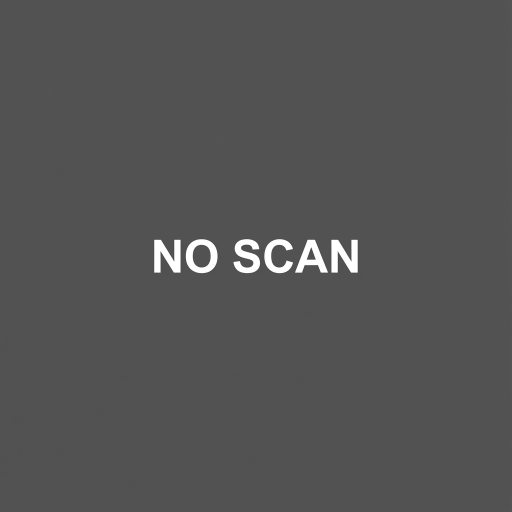
#> input picture ut_vfx/gui/tabs/vfx_dashboard_pro/assets/placeholder.png, 1024 x 1024 px (shown at 1/2 size)
$ python -i metadata_engine.py   (imports and definitions only)
#> lines starting #> are read from the running program, lines starting #| are printed output that depends on the picture
### ut_vfx/utils/resource_manager.py
"""
Resource management utilities for UT_VFX Production tool.
Fixed for PyInstaller --onedir mode with subfolders.
"""
import sys
import os
from pathlib import Path
import logging
from shutil import which

class ResourcePathManager:
    """Manages resource paths for both development and .exe distribution."""

    @staticmethod
    def get_resource_path(relative_path: str) -> Path:
        """
        Get absolute path to resource.
        Handles:
        1. Dev mode (running .py)
        2. PyInstaller --onefile (sys._MEIPASS)
        3. PyInstaller --onedir (sys.executable folder)
        """
        try:
            # 1. PyInstaller --onefile mode OR --onedir (PyInstaller 6+ uses _internal)
            # Both set _MEIPASS. In onedir, it points to _internal.
            if hasattr(sys, '_MEIPASS'):
                base_path = Path(sys._MEIPASS)

                # Check 1: Nested in 'ut_vfx' (e.g. icons) under internal
                p1 = base_path / "ut_vfx" / relative_path
                if p1.exists(): return p1

                # Check 2: Direct under internal (e.g. bundled libs)
                p2 = base_path / relative_path
                if p2.exists(): return p2

                # Check 3: Fallback to Install Root (sibling to .exe)
                # This fixes the issue where bins are in root, but _MEIPASS points to _internal
                exe_root = Path(sys.executable).parent
                p3 = exe_root / relative_path
                if p3.exists(): return p3

                # If specifically looking for bin/ffmpeg, checks root/bin/ffmpeg.exe
                if "bin" in relative_path:
                    p4 = exe_root / "bin" / Path(relative_path).name
                    if p4.exists(): return p4

                # Default to _MEIPASS if nothing found, to let caller handle failure
                return p2

            # 2. PyInstaller --onedir mode
            if getattr(sys, 'frozen', False):
                base_path = Path(sys.executable).parent
                # Your batch file puts resources in 'ut_vfx/icons', check that first
                if (base_path / "ut_vfx" / relative_path).exists():
                    return base_path / "ut_vfx" / relative_path
                return base_path / relative_path

            # 3. Development mode
            # Assumes this file is in ut_vfx/utils/
            return Path(__file__).parent.parent / relative_path

        except Exception as e:
            logging.exception(f"Error resolving path: {e}")
            return Path(".") / relative_path

    # [13 lines left out: functions get_icons_dir, get_stylesheet, not called in this run]

    @staticmethod
    def get_ffmpeg_path() -> str:
        """Resolve ffmpeg from env override, bundled path, local cache, or system PATH."""
        return ResourcePathManager.resolve_tool_path("ffmpeg")

    @staticmethod
    def get_ffprobe_path() -> str:
        """Resolve ffprobe from env override, bundled path, local cache, or system PATH."""
        resolved = ResourcePathManager.resolve_tool_path("ffprobe", fallback_to_name=False)
        if resolved:
            return resolved

        ffmpeg = ResourcePathManager.get_ffmpeg_path()
        ffmpeg_path = Path(ffmpeg)
        if ffmpeg_path.exists():
            sibling_name = ResourcePathManager._tool_binary_name("ffprobe")
            sibling = ffmpeg_path.parent / sibling_name
            if sibling.exists():
                return str(sibling)

        return "ffprobe"

    @staticmethod
    def resolve_tool_path(tool_name: str, fallback_to_name: bool = True) -> str:
        """Resolve executable path for a CLI tool with predictable fallback order."""
#> called with tool_name = 'ffmpeg', fallback_to_name = True
        for candidate in ResourcePathManager._tool_candidates(tool_name):
            try:
                if candidate.exists():
                    return str(candidate)
            except OSError:
                continue

        tool_cmd = ResourcePathManager._tool_binary_name(tool_name)
        if which(tool_cmd):
            return tool_cmd
        if fallback_to_name:
            return tool_cmd
        return ""

    # [4 lines left out: function describe_tool_search, not called in this run]

    @staticmethod
    def _tool_binary_name(tool_name: str) -> str:
        if os.name == "nt" and not str(tool_name).lower().endswith(".exe"):
            return f"{tool_name}.exe"
        return tool_name

    @staticmethod
    def _local_tool_dir() -> Path:
        if os.name == "nt":
            root = os.getenv("LOCALAPPDATA")
            if root:
                return Path(root) / "UTVFX" / "bin"
            return Path.home() / "AppData" / "Local" / "UTVFX" / "bin"
        return Path.home() / ".ut_vfx" / "bin"

    @staticmethod
    def _tool_candidates(tool_name: str):
        tool_bin = ResourcePathManager._tool_binary_name(tool_name)
        env_key = f"UTVFX_{tool_name.upper()}_PATH"
        env_value = os.getenv(env_key, "").strip()
        if env_value:
            yield Path(env_value)

        yield ResourcePathManager.get_resource_path(f"bin/{tool_bin}")
        yield ResourcePathManager._local_tool_dir() / tool_bin

### ut_vfx/core/domain/metadata_engine.py
import os
import json
import cv2
import logging
import re
import subprocess
import numpy as np
from pathlib import Path

from ut_vfx.utils.resource_manager import ResourcePathManager
from ut_vfx.utils.media_capabilities import IMAGE_EXTENSIONS
from shutil import which

class ProxyManagerMeta:
    def __init__(self):
        self.ffmpeg_path = ResourcePathManager.get_ffmpeg_path()
        self.ffprobe_path = ResourcePathManager.get_ffprobe_path()
        if not self._tool_available(self.ffmpeg_path):
            self.ffmpeg_path = None
        if not self._tool_available(self.ffprobe_path):
            self.ffprobe_path = None

    @staticmethod
    def _tool_available(tool_path: str) -> bool:
        if not tool_path:
            return False
        path = Path(str(tool_path))
        if path.exists():
            return True
        return which(str(tool_path)) is not None

proxy_manager_meta = ProxyManagerMeta()

class SmartMetadataManager:
    _FFPROBE_TIMEOUT_SEC = max(10, int(os.getenv("UTVFX_FFPROBE_TIMEOUT", "15")))
    _FFMPEG_FALLBACK_TIMEOUT_SEC = max(5, int(os.getenv("UTVFX_FFMPEG_PROBE_TIMEOUT", "12")))

    # [249 lines left out: functions classify_category, get_smart_tags, extract_tech_metadata, format_resolution, not called in this run]

    @staticmethod
    def extract_visual_tags(thumb_path: str):
        """
        Analyzes the thumbnail to generate smart visual tags.
        Returns a list of tags: ['Bright', 'Dark', 'Warm', 'Cold', 'Green Screen', 'Blue Screen']
        """
        if not thumb_path or not os.path.exists(thumb_path):
            return []

        tags = []
        try:
            # Read image (UNICODE SAFE)
            # cv2.imread fails on non-ASCII paths. Use numpy fromfile + imdecode.
            stream = np.fromfile(str(thumb_path), dtype=np.uint8)
            img = cv2.imdecode(stream, cv2.IMREAD_COLOR)
#> img is the input picture: shape (1024, 1024, 3); mean B, G, R 84, 84, 84
            if img is None: return []

            # Resize to small 64x64 for speed
            img = cv2.resize(img, (64, 64), interpolation=cv2.INTER_AREA)
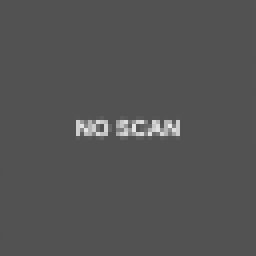
#> img: shape (64, 64, 3) (shown 4 times larger); mean B, G, R 84, 84, 84

            # Convert to HSV
            hsv = cv2.cvtColor(img, cv2.COLOR_BGR2HSV)
#> hsv: shape (64, 64, 3); mean H, S, V 0.1, 0, 84
            h, s, v = cv2.split(hsv)
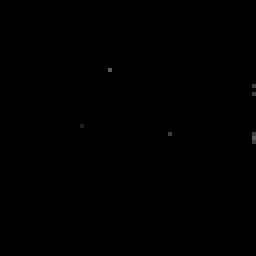
#> h: shape (64, 64) (shown 4 times larger); min 0, max 90, mean 0.1

            # 1. Brightness Analysis
            avg_v = np.mean(v)
#> avg_v = 84.04
            if avg_v < 60: tags.append("Dark")
            elif avg_v > 190: tags.append("Bright")

            # 2. Keying Color Analysis (Green/Blue Screen)
            # Green in OpenCV Hue (0-180) is approx 40-80
            # Blue is approx 100-140
            # We check if >40% of the image is in that range AND high saturation

            # Mask for Green
            green_mask = cv2.inRange(hsv, (35, 100, 50), (85, 255, 255))
#> green_mask: shape (64, 64); every value is 0
            green_ratio = np.sum(green_mask > 0) / (64*64)
#> green_ratio = 0
            if green_ratio > 0.4: tags.append("Green Screen")

            # Mask for Blue
            blue_mask = cv2.inRange(hsv, (95, 120, 50), (135, 255, 255))
            blue_ratio = np.sum(blue_mask > 0) / (64*64)
#> blue_ratio = 0
            if blue_ratio > 0.4: tags.append("Blue Screen")

            # 3. Temperature Analysis (Warm vs Cool)
            # Warm: Red (0-15, 165-180), Orange, Yellow
            # Cool: Blue, Cyan (85-135)
            # We calculate mean hue of saturated pixels

            sat_mask = s > 50  # Only consider colorful pixels
            if np.sum(sat_mask) > 100: # Ensure we have enough color
                mean_h = np.mean(h[sat_mask])
                if (0 <= mean_h < 25) or (155 <= mean_h <= 180):
                    tags.append("Warm")
                elif (90 <= mean_h < 135):
                    tags.append("Cold")

        except Exception as e:
            logging.warning(f"Visual Analysis failed: {e}")

        return tags

>>> result = SmartMetadataManager().extract_visual_tags('../../gui/tabs/vfx_dashboard_pro/assets/placeholder.png')
